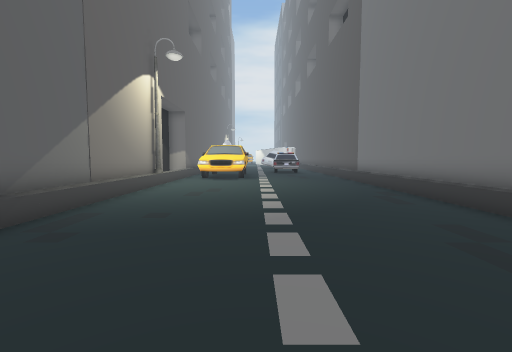
View 1 (above)

16 first-person views from a walk through a 3-D level made in the Unity game engine. The camera is 1.2 m above the floor, tilts 4° down and sees 90° across. The floor is counted in squares, 1 m on a side. Each view is taken from the middle of a square. On the plan, view 1 faces up. The plan holds only what a view shows up to about 12 squares ahead; the rest is blank. The place goes on beyond the plan. The player is left out. Some surface patterns are stand-ins.

View 2
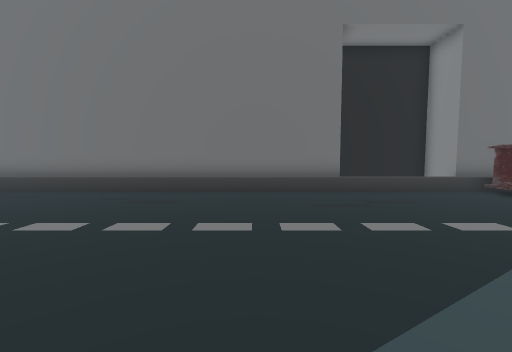

View 3
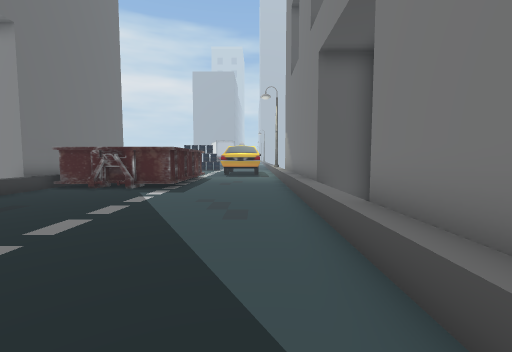

View 4
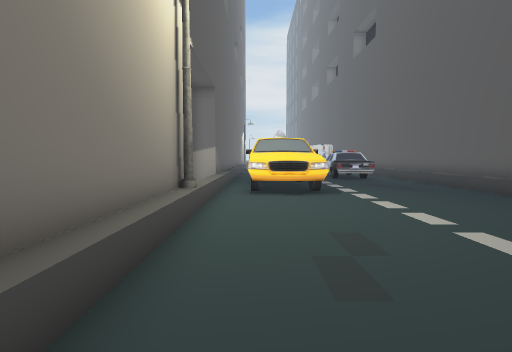

View 5
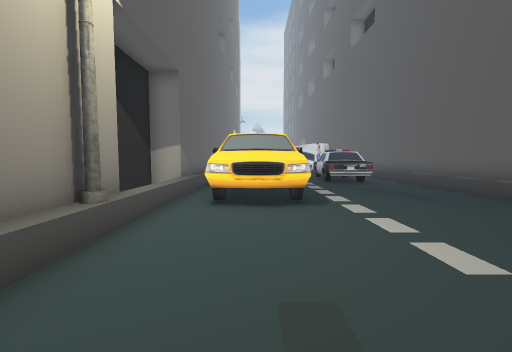

View 6
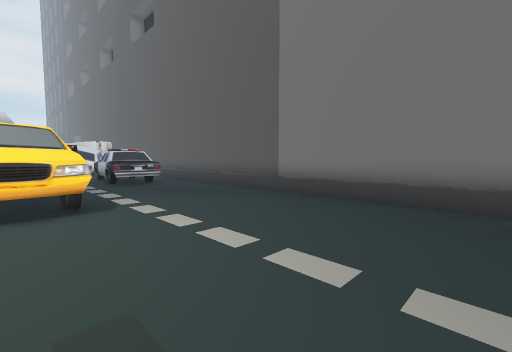

View 7
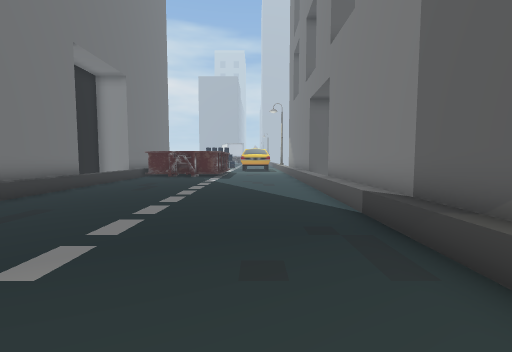

View 8
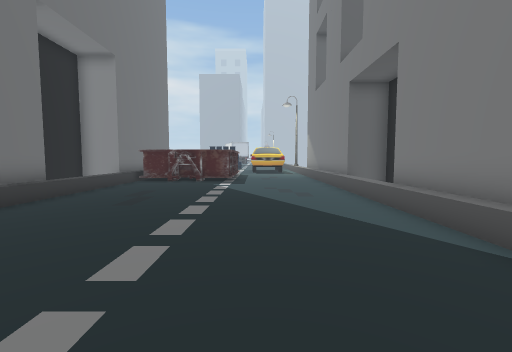

View 9
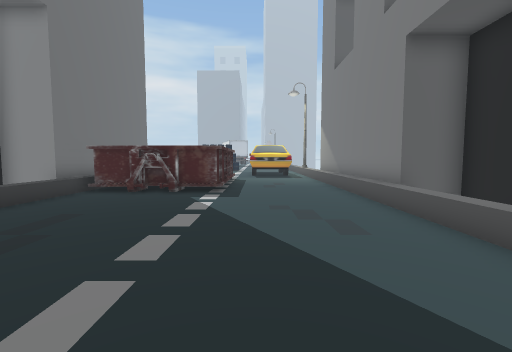

View 10
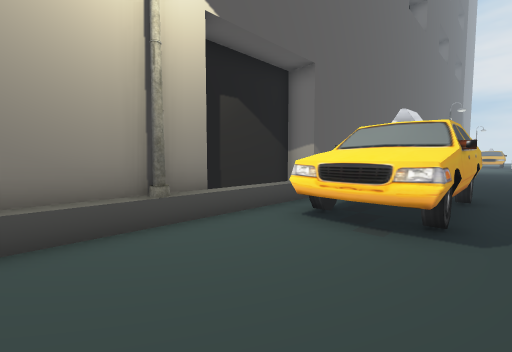

View 11
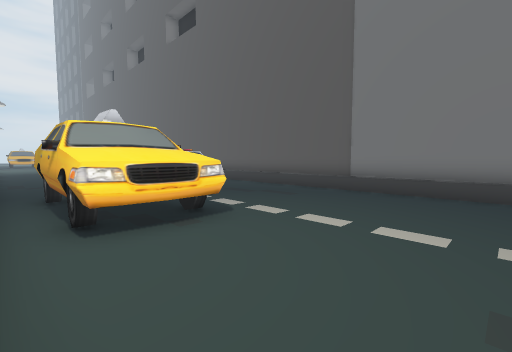

View 12
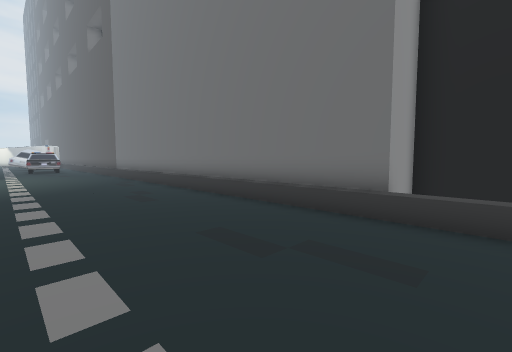

View 13
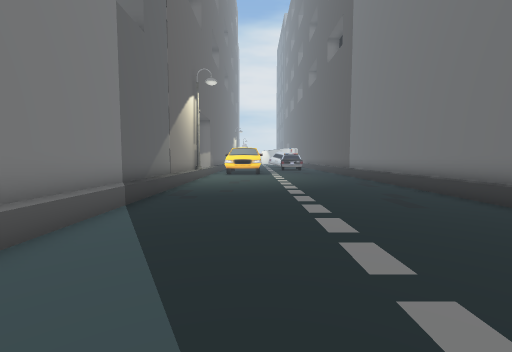

View 14
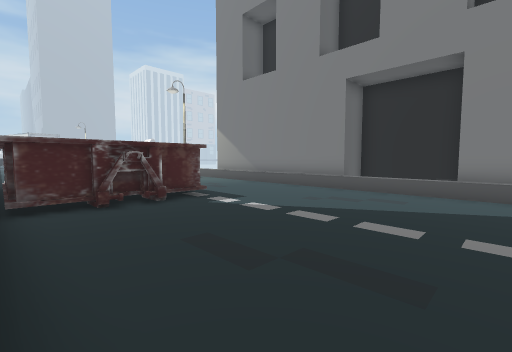

View 15
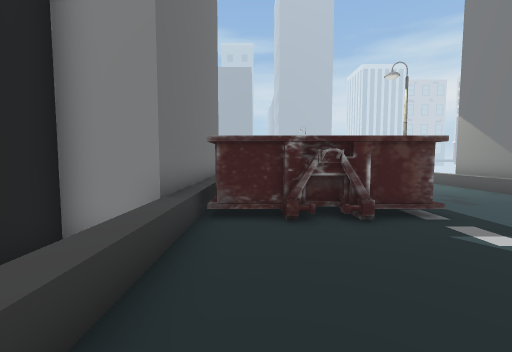

View 16
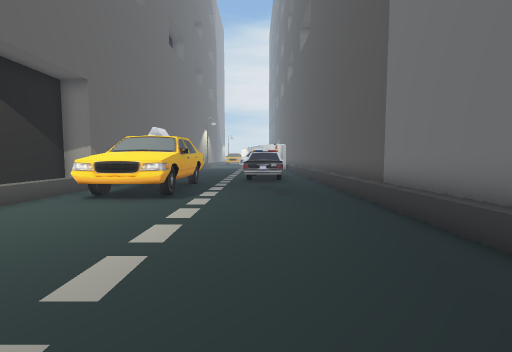

### Floor plan
Key: @ floor where view 1 was taken; # wall or solid block; . floor; / step, stairs or slope; ^ raised ledge; v drop or lower ground; S streetlight; B building; C car; O other object.
Columns run from 7 left of view 1 to 8 right of it. Each row starts with its distance up from view 1.
 20   #.^ ^.CCC./#
 19   #.###...../#
 18  ##.###...../#
 17  #v.###...../#
 16  #v.###...../#
 15  #v.^^^...../#
 14  #v.^^^...../#
 13  ##........./B
 12   S........./B
 11   #........./B
 10   #........./B
  9   #........./B
  8   #........./B
  7   B........./B
  6   B........./B
  5  BB........./B
  4   B........./B
  3   B........./B
  2   B........./B
  1   B........./B
  0   B....@..../B
 -1   B........./B
 -2 BBB........./B
 -3 BBv........./BBB
 -4 BBv........./v B
 -5 BBv........./v B
 -6 BBB........./v B
 -7 BBB........./v B
 -8   B....OOOOOOBBB
 -9   B....O    OB
-10   B....O    OB

Positions as (right, up) in squares from view 1, and headings:
1: (0, 0), facing up
2: (-4, 0), facing right
3: (-3, 2), facing down
4: (-3, 6), facing up
5: (-2, 8), facing up
6: (-2, 8), facing up-right
7: (-2, 8), facing down
8: (-1, 5), facing down
9: (-1, 1), facing down
10: (0, 10), facing up-left
11: (-4, 10), facing up-right
12: (0, -5), facing up-right
13: (-1, -4), facing up
14: (5, -1), facing down-left
15: (4, -3), facing down
16: (2, 7), facing up
